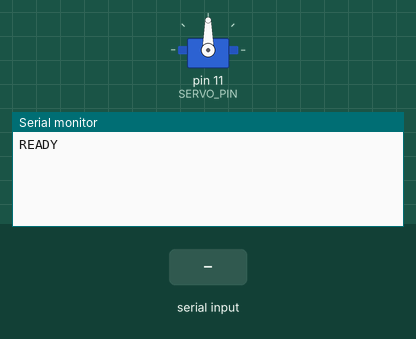
A sketch run on a simulated Arduino Uno, built with avr-gcc and run on an emulated ATmega328P. Parts: servo, the last lines printed to the serial monitor. The inputs (shaded band) are chosen by the test bench.

Above: at 1.2 s.
1.3 s: "SERVO \n" received over Serial
At 2.1 s:
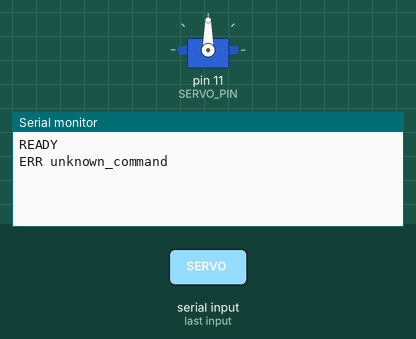
2.8 s: "SERVO 90\n" received over Serial
At 3.3 s:
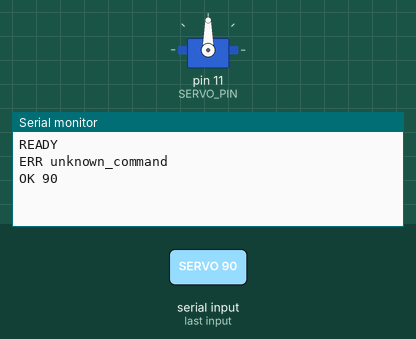
4.3 s: "SERVO ,45\n" received over Serial
At 5.6 s:
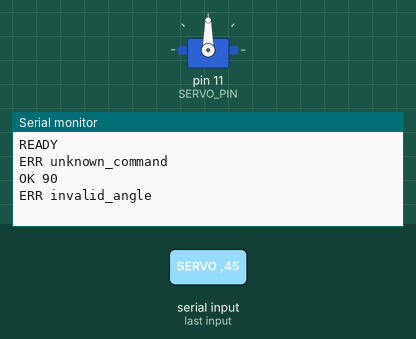

The sketch:

servo_controller.ino
```cpp
#include <Servo.h>

const int SERVO_PIN = 11;
const long BAUD_RATE = 115200;

Servo servo;
String inputLine = "";

void setup() {
  Serial.begin(BAUD_RATE);
  servo.attach(SERVO_PIN);
  servo.write(90);
  inputLine.reserve(32);
  Serial.println("READY");
}

void loop() {
  while (Serial.available() > 0) {
    char ch = static_cast<char>(Serial.read());
    if (ch == '\r') {
      continue;
    }
    if (ch == '\n') {
      processLine(inputLine);
      inputLine = "";
      continue;
    }
    if (inputLine.length() < 31) {
      inputLine += ch;
    } else {
      inputLine = "";
      Serial.println("ERR line_too_long");
    }
  }
}

void processLine(String line) {
  line.trim();
  if (!line.startsWith("SERVO ")) {
    Serial.println("ERR unknown_command");
    return;
  }

  String angleText = line.substring(6);
  angleText.trim();
  if (angleText.length() == 0) {
    Serial.println("ERR missing_angle");
    return;
  }

  for (unsigned int i = 0; i < angleText.length(); i++) {
    if (!isDigit(angleText.charAt(i))) {
      Serial.println("ERR invalid_angle");
      return;
    }
  }

  int angle = angleText.toInt();
  if (angle < 0 || angle > 180) {
    Serial.println("ERR angle_out_of_range");
    return;
  }

  servo.write(angle);
  Serial.print("OK ");
  Serial.println(angle);
}
```

Measured:
- after the input at 1.3 s, the serial monitor: prints a new line at once (image 1)
- after the input at 2.8 s, the serial monitor: prints a new line at once (image 2)
- after the input at 4.3 s, the serial monitor: prints a new line at once (image 3)
